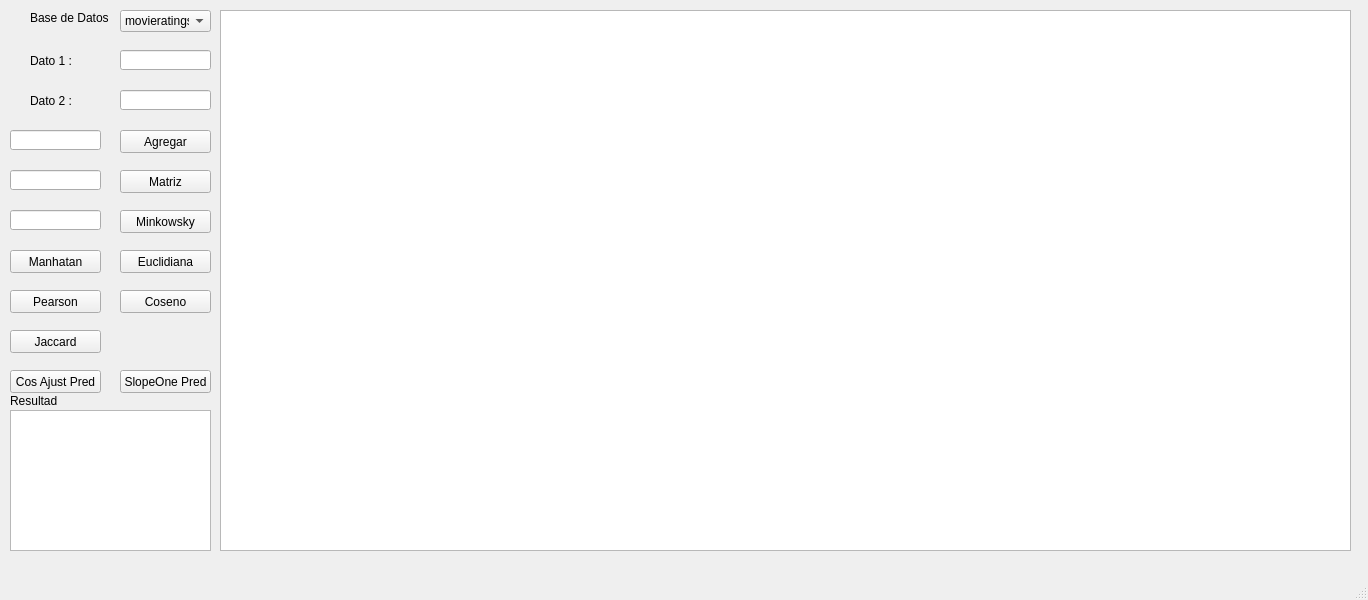
<?xml version="1.0" encoding="UTF-8"?>
<ui version="4.0">
 <class>MainWindow</class>
 <widget class="QMainWindow" name="MainWindow">
  <property name="geometry">
   <rect>
    <x>0</x>
    <y>0</y>
    <width>1368</width>
    <height>600</height>
   </rect>
  </property>
  <property name="windowTitle">
   <string>MainWindow</string>
  </property>
  <widget class="QWidget" name="centralwidget">
   <widget class="QPushButton" name="manhatan">
    <property name="geometry">
     <rect>
      <x>10</x>
      <y>250</y>
      <width>91</width>
      <height>23</height>
     </rect>
    </property>
    <property name="text">
     <string>Manhatan</string>
    </property>
   </widget>
   <widget class="QPushButton" name="euclidiana">
    <property name="geometry">
     <rect>
      <x>120</x>
      <y>250</y>
      <width>91</width>
      <height>23</height>
     </rect>
    </property>
    <property name="text">
     <string>Euclidiana</string>
    </property>
   </widget>
   <widget class="QPushButton" name="pearson">
    <property name="geometry">
     <rect>
      <x>10</x>
      <y>290</y>
      <width>91</width>
      <height>23</height>
     </rect>
    </property>
    <property name="text">
     <string>Pearson</string>
    </property>
   </widget>
   <widget class="QPushButton" name="coseno">
    <property name="geometry">
     <rect>
      <x>120</x>
      <y>290</y>
      <width>91</width>
      <height>23</height>
     </rect>
    </property>
    <property name="text">
     <string>Coseno</string>
    </property>
   </widget>
   <widget class="QPushButton" name="minkowsky">
    <property name="geometry">
     <rect>
      <x>120</x>
      <y>210</y>
      <width>91</width>
      <height>23</height>
     </rect>
    </property>
    <property name="text">
     <string>Minkowsky</string>
    </property>
   </widget>
   <widget class="QPushButton" name="jaccard">
    <property name="geometry">
     <rect>
      <x>10</x>
      <y>330</y>
      <width>91</width>
      <height>23</height>
     </rect>
    </property>
    <property name="text">
     <string>Jaccard</string>
    </property>
   </widget>
   <widget class="QLabel" name="label">
    <property name="geometry">
     <rect>
      <x>10</x>
      <y>390</y>
      <width>47</width>
      <height>21</height>
     </rect>
    </property>
    <property name="text">
     <string>Resultado :</string>
    </property>
   </widget>
   <widget class="QLabel" name="label_2">
    <property name="geometry">
     <rect>
      <x>30</x>
      <y>50</y>
      <width>47</width>
      <height>21</height>
     </rect>
    </property>
    <property name="text">
     <string>Dato 1 :</string>
    </property>
   </widget>
   <widget class="QLabel" name="label_3">
    <property name="geometry">
     <rect>
      <x>30</x>
      <y>90</y>
      <width>47</width>
      <height>21</height>
     </rect>
    </property>
    <property name="text">
     <string>Dato 2 :</string>
    </property>
   </widget>
   <widget class="QLineEdit" name="dato1">
    <property name="geometry">
     <rect>
      <x>120</x>
      <y>50</y>
      <width>91</width>
      <height>20</height>
     </rect>
    </property>
   </widget>
   <widget class="QLineEdit" name="dato2">
    <property name="geometry">
     <rect>
      <x>120</x>
      <y>90</y>
      <width>91</width>
      <height>20</height>
     </rect>
    </property>
   </widget>
   <widget class="QLineEdit" name="valorMink">
    <property name="geometry">
     <rect>
      <x>10</x>
      <y>210</y>
      <width>91</width>
      <height>20</height>
     </rect>
    </property>
   </widget>
   <widget class="QComboBox" name="dataBase">
    <property name="geometry">
     <rect>
      <x>120</x>
      <y>10</y>
      <width>91</width>
      <height>22</height>
     </rect>
    </property>
    <item>
     <property name="text">
      <string>movieratings</string>
     </property>
    </item>
    <item>
     <property name="text">
      <string>books</string>
     </property>
    </item>
    <item>
     <property name="text">
      <string>movielens</string>
     </property>
    </item>
   </widget>
   <widget class="QLabel" name="label_4">
    <property name="geometry">
     <rect>
      <x>30</x>
      <y>10</y>
      <width>81</width>
      <height>16</height>
     </rect>
    </property>
    <property name="text">
     <string>Base de Datos</string>
    </property>
   </widget>
   <widget class="QListWidget" name="listResultados">
    <property name="geometry">
     <rect>
      <x>10</x>
      <y>410</y>
      <width>201</width>
      <height>141</height>
     </rect>
    </property>
   </widget>
   <widget class="QPushButton" name="Matriz">
    <property name="geometry">
     <rect>
      <x>120</x>
      <y>170</y>
      <width>91</width>
      <height>23</height>
     </rect>
    </property>
    <property name="text">
     <string>Matriz</string>
    </property>
   </widget>
   <widget class="QTableWidget" name="tableWidget">
    <property name="geometry">
     <rect>
      <x>220</x>
      <y>10</y>
      <width>1131</width>
      <height>541</height>
     </rect>
    </property>
   </widget>
   <widget class="QPushButton" name="cosenoAjustado">
    <property name="geometry">
     <rect>
      <x>10</x>
      <y>370</y>
      <width>91</width>
      <height>23</height>
     </rect>
    </property>
    <property name="text">
     <string>Cos Ajust Pred</string>
    </property>
   </widget>
   <widget class="QLineEdit" name="sizeMatriz">
    <property name="geometry">
     <rect>
      <x>10</x>
      <y>170</y>
      <width>91</width>
      <height>20</height>
     </rect>
    </property>
   </widget>
   <widget class="QPushButton" name="slopeOne">
    <property name="geometry">
     <rect>
      <x>120</x>
      <y>370</y>
      <width>91</width>
      <height>23</height>
     </rect>
    </property>
    <property name="text">
     <string>SlopeOne Pred</string>
    </property>
   </widget>
   <widget class="QPushButton" name="Agregar">
    <property name="geometry">
     <rect>
      <x>120</x>
      <y>130</y>
      <width>91</width>
      <height>23</height>
     </rect>
    </property>
    <property name="text">
     <string>Agregar</string>
    </property>
   </widget>
   <widget class="QLineEdit" name="rating">
    <property name="geometry">
     <rect>
      <x>10</x>
      <y>130</y>
      <width>91</width>
      <height>20</height>
     </rect>
    </property>
   </widget>
  </widget>
  <widget class="QMenuBar" name="menubar">
   <property name="geometry">
    <rect>
     <x>0</x>
     <y>0</y>
     <width>1368</width>
     <height>21</height>
    </rect>
   </property>
  </widget>
  <widget class="QStatusBar" name="statusbar"/>
 </widget>
 <resources/>
 <connections/>
</ui>
